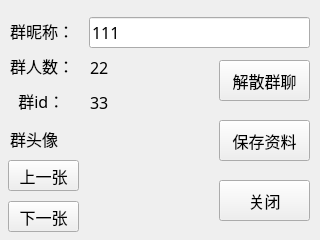
<?xml version="1.0" encoding="UTF-8"?>
<ui version="4.0">
 <class>CreateDataCard</class>
 <widget class="QWidget" name="CreateDataCard">
  <property name="geometry">
   <rect>
    <x>0</x>
    <y>0</y>
    <width>320</width>
    <height>240</height>
   </rect>
  </property>
  <property name="minimumSize">
   <size>
    <width>320</width>
    <height>240</height>
   </size>
  </property>
  <property name="maximumSize">
   <size>
    <width>320</width>
    <height>240</height>
   </size>
  </property>
  <property name="font">
   <font>
    <family>微软雅黑</family>
    <pointsize>12</pointsize>
   </font>
  </property>
  <property name="windowTitle">
   <string>Form</string>
  </property>
  <widget class="QLabel" name="lb_name">
   <property name="geometry">
    <rect>
     <x>10</x>
     <y>15</y>
     <width>71</width>
     <height>31</height>
    </rect>
   </property>
   <property name="text">
    <string>群昵称：</string>
   </property>
  </widget>
  <widget class="QLabel" name="lb_setTotal">
   <property name="geometry">
    <rect>
     <x>90</x>
     <y>52</y>
     <width>101</width>
     <height>31</height>
    </rect>
   </property>
   <property name="text">
    <string>22</string>
   </property>
  </widget>
  <widget class="QLabel" name="lb_total">
   <property name="geometry">
    <rect>
     <x>10</x>
     <y>50</y>
     <width>71</width>
     <height>31</height>
    </rect>
   </property>
   <property name="text">
    <string>群人数：</string>
   </property>
  </widget>
  <widget class="QLabel" name="lb_icon">
   <property name="geometry">
    <rect>
     <x>10</x>
     <y>123</y>
     <width>61</width>
     <height>31</height>
    </rect>
   </property>
   <property name="text">
    <string>群头像</string>
   </property>
  </widget>
  <widget class="QPushButton" name="pb_icon">
   <property name="geometry">
    <rect>
     <x>96</x>
     <y>130</y>
     <width>100</width>
     <height>100</height>
    </rect>
   </property>
   <property name="text">
    <string/>
   </property>
   <property name="iconSize">
    <size>
     <width>100</width>
     <height>100</height>
    </size>
   </property>
   <property name="flat">
    <bool>true</bool>
   </property>
  </widget>
  <widget class="QPushButton" name="pb_deleteGroup">
   <property name="geometry">
    <rect>
     <x>219</x>
     <y>60</y>
     <width>91</width>
     <height>41</height>
    </rect>
   </property>
   <property name="text">
    <string>解散群聊</string>
   </property>
  </widget>
  <widget class="QPushButton" name="pb_close">
   <property name="geometry">
    <rect>
     <x>219</x>
     <y>180</y>
     <width>91</width>
     <height>41</height>
    </rect>
   </property>
   <property name="text">
    <string>关闭</string>
   </property>
  </widget>
  <widget class="QPushButton" name="pb_save">
   <property name="geometry">
    <rect>
     <x>219</x>
     <y>120</y>
     <width>91</width>
     <height>41</height>
    </rect>
   </property>
   <property name="text">
    <string>保存资料</string>
   </property>
  </widget>
  <widget class="QLabel" name="lb_setGroupId">
   <property name="geometry">
    <rect>
     <x>90</x>
     <y>87</y>
     <width>111</width>
     <height>31</height>
    </rect>
   </property>
   <property name="text">
    <string>33</string>
   </property>
  </widget>
  <widget class="QLabel" name="lb_groupId">
   <property name="geometry">
    <rect>
     <x>10</x>
     <y>85</y>
     <width>71</width>
     <height>31</height>
    </rect>
   </property>
   <property name="text">
    <string>  群id：</string>
   </property>
  </widget>
  <widget class="QPushButton" name="pb_prev">
   <property name="geometry">
    <rect>
     <x>8</x>
     <y>160</y>
     <width>71</width>
     <height>31</height>
    </rect>
   </property>
   <property name="text">
    <string>上一张</string>
   </property>
  </widget>
  <widget class="QPushButton" name="pb_next">
   <property name="geometry">
    <rect>
     <x>8</x>
     <y>201</y>
     <width>71</width>
     <height>31</height>
    </rect>
   </property>
   <property name="text">
    <string>下一张</string>
   </property>
  </widget>
  <widget class="QLineEdit" name="le_name">
   <property name="geometry">
    <rect>
     <x>89</x>
     <y>17</y>
     <width>221</width>
     <height>31</height>
    </rect>
   </property>
   <property name="text">
    <string>111</string>
   </property>
  </widget>
 </widget>
 <resources/>
 <connections/>
</ui>
